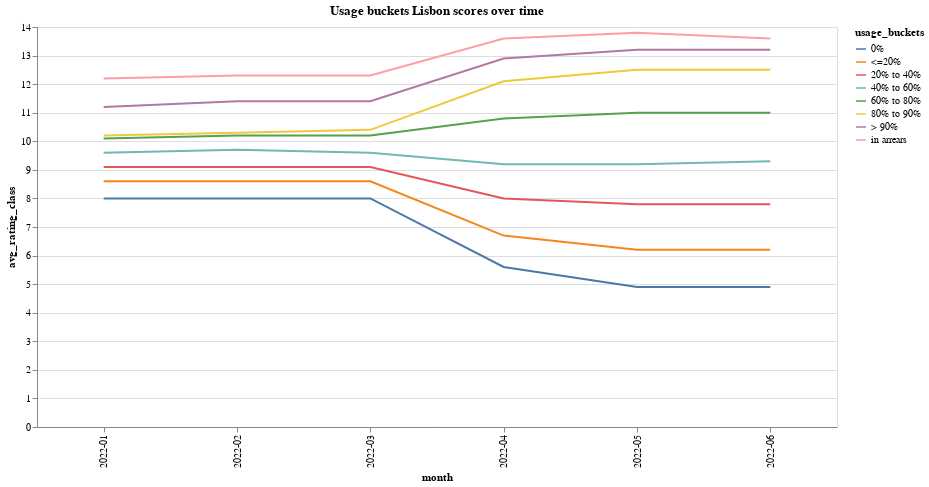

Here is the notebook cell this chart was saved with:
### Code cell
af.line_multi(
    usage_score_df, "usage_buckets", "month:O", "avg_rating_class", 800, 400, "x"
).properties(title="Usage buckets Lisbon scores over time")

### Figure 1 — Vega-Lite specification as saved in the notebook (floating-point values rounded to 4 significant figures)
{"config": {"view": {"continuousWidth": 400, "continuousHeight": 300}}, "data": {"name": "data-2677274902624140b89bb7e3119fc0fc"}, "mark": "line", "encoding": {"color": {"field": "usage_buckets", "type": "nominal"}, "tooltip": {"field": "avg_rating_class", "type": "quantitative"}, "x": {"field": "month", "type": "ordinal"}, "y": {"field": "avg_rating_class", "sort": "x", "type": "quantitative"}}, "height": 400, "title": "Usage buckets Lisbon scores over time", "width": 800, "$schema": "https://vega.github.io/schema/vega-lite/v4.17.0.json", "datasets": {"data-2677274902624140b89bb7e3119fc0fc": [{"month": "2022-01", "usage_buckets": " 0%", "avg_rating_class": 8.0}, {"month": "2022-01", "usage_buckets": " <=20%", "avg_rating_class": 8.6}, {"month": "2022-01", "usage_buckets": "20% to 40%", "avg_rating_class": 9.1}, {"month": "2022-01", "usage_buckets": "40% to 60%", "avg_rating_class": 9.6}, {"month": "2022-01", "usage_buckets": "60% to 80%", "avg_rating_class": 10.1}, {"month": "2022-01", "usage_buckets": "80% to 90%", "avg_rating_class": 10.2}, {"month": "2022-01", "usage_buckets": "> 90%", "avg_rating_class": 11.2}, {"month": "2022-01", "usage_buckets": "in arrears", "avg_rating_class": 12.2}, {"month": "2022-02", "usage_buckets": " 0%", "avg_rating_class": 8.0}, {"month": "2022-02", "usage_buckets": " <=20%", "avg_rating_class": 8.6}, {"month": "2022-02", "usage_buckets": "20% to 40%", "avg_rating_class": 9.1}, {"month": "2022-02", "usage_buckets": "40% to 60%", "avg_rating_class": 9.7}, {"month": "2022-02", "usage_buckets": "60% to 80%", "avg_rating_class": 10.2}, {"month": "2022-02", "usage_buckets": "80% to 90%", "avg_rating_class": 10.3}, {"month": "2022-02", "usage_buckets": "> 90%", "avg_rating_class": 11.4}, {"month": "2022-02", "usage_buckets": "in arrears", "avg_rating_class": 12.3}, {"month": "2022-03", "usage_buckets": " 0%", "avg_rating_class": 8.0}, {"month": "2022-03", "usage_buckets": " <=20%", "avg_rating_class": 8.6}, {"month": "2022-03", "usage_buckets": "20% to 40%", "avg_rating_class": 9.1}, {"month": "2022-03", "usage_buckets": "40% to 60%", "avg_rating_class": 9.6}, {"month": "2022-03", "usage_buckets": "60% to 80%", "avg_rating_class": 10.2}, {"month": "2022-03", "usage_buckets": "80% to 90%", "avg_rating_class": 10.4}, {"month": "2022-03", "usage_buckets": "> 90%", "avg_rating_class": 11.4}, {"month": "2022-03", "usage_buckets": "in arrears", "avg_rating_class": 12.3}, {"month": "2022-04", "usage_buckets": " 0%", "avg_rating_class": 5.6}, {"month": "2022-04", "usage_buckets": " <=20%", "avg_rating_class": 6.7}, {"month": "2022-04", "usage_buckets": "20% to 40%", "avg_rating_class": 8.0}, {"month": "2022-04", "usage_buckets": "40% to 60%", "avg_rating_class": 9.2}, {"month": "2022-04", "usage_buckets": "60% to 80%", "avg_rating_class": 10.8}, {"month": "2022-04", "usage_buckets": "80% to 90%", "avg_rating_class": 12.1}, {"month": "2022-04", "usage_buckets": "> 90%", "avg_rating_class": 12.9}, {"month": "2022-04", "usage_buckets": "in arrears", "avg_rating_class": 13.6}, {"month": "2022-05", "usage_buckets": " 0%", "avg_rating_class": 4.9}, {"month": "2022-05", "usage_buckets": " <=20%", "avg_rating_class": 6.2}, {"month": "2022-05", "usage_buckets": "20% to 40%", "avg_rating_class": 7.8}, {"month": "2022-05", "usage_buckets": "40% to 60%", "avg_rating_class": 9.2}, {"month": "2022-05", "usage_buckets": "60% to 80%", "avg_rating_class": 11.0}, {"month": "2022-05", "usage_buckets": "80% to 90%", "avg_rating_class": 12.5}, {"month": "2022-05", "usage_buckets": "> 90%", "avg_rating_class": 13.2}, {"month": "2022-05", "usage_buckets": "in arrears", "avg_rating_class": 13.8}, {"month": "2022-06", "usage_buckets": " 0%", "avg_rating_class": 4.9}, {"month": "2022-06", "usage_buckets": " <=20%", "avg_rating_class": 6.2}, {"month": "2022-06", "usage_buckets": "20% to 40%", "avg_rating_class": 7.8}, {"month": "2022-06", "usage_buckets": "40% to 60%", "avg_rating_class": 9.3}, {"month": "2022-06", "usage_buckets": "60% to 80%", "avg_rating_class": 11.0}, {"month": "2022-06", "usage_buckets": "80% to 90%", "avg_rating_class": 12.5}, {"month": "2022-06", "usage_buckets": "> 90%", "avg_rating_class": 13.2}, {"month": "2022-06", "usage_buckets": "in arrears", "avg_rating_class": 13.6}]}}
